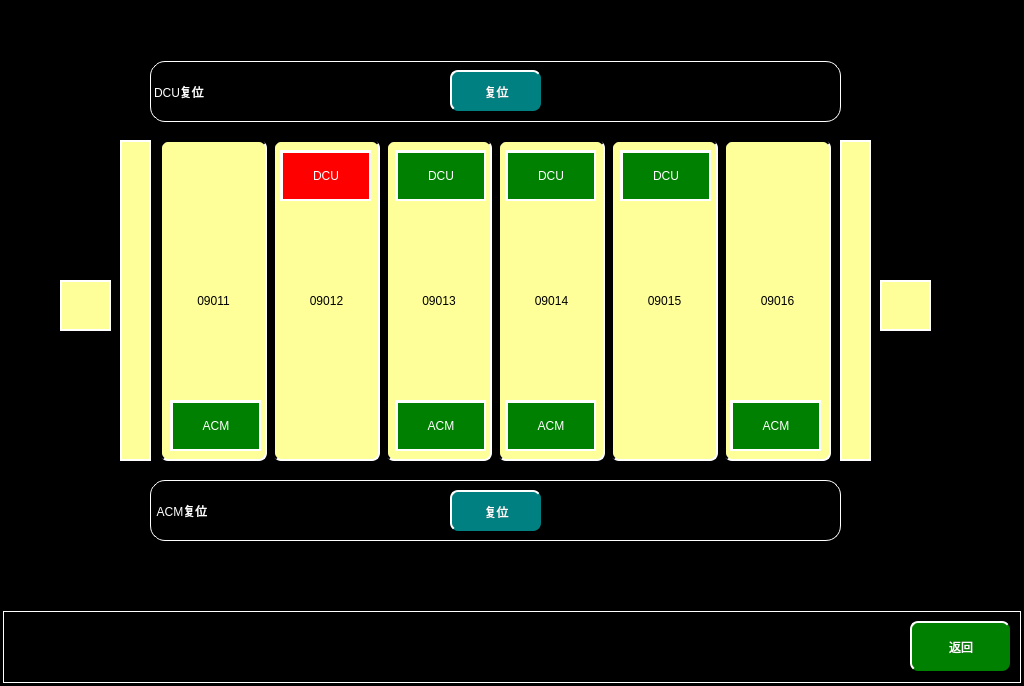
<?xml version="1.0" encoding="UTF-8"?>
<ui version="4.0">
 <class>VehicleResetPage</class>
 <widget class="QWidget" name="VehicleResetPage">
  <property name="geometry">
   <rect>
    <x>0</x>
    <y>0</y>
    <width>1024</width>
    <height>686</height>
   </rect>
  </property>
  <property name="windowTitle">
   <string>Form</string>
  </property>
  <property name="styleSheet">
   <string notr="true">QWidget
{
	background-color:black;
}
QLabel
{
font:24px  &quot;微软雅黑&quot;;
color:black;
border:2px solid white;
background-color:rgb(255,255,153);
}
QPushButton
{
	border-radius:8px;
font: 20px, &quot;微软雅黑&quot;;color: white;background-color: rgb(0, 128, 128);border-top: 2px solid white;border-left: 2px solid white;
}</string>
  </property>
  <widget class="QLabel" name="EBStateMP2lbl">
   <property name="geometry">
    <rect>
     <x>620</x>
     <y>150</y>
     <width>91</width>
     <height>51</height>
    </rect>
   </property>
   <property name="styleSheet">
    <string notr="true">color:white;
background-color:green;
border-left:3px solid white;
border-top:3px solid white;


</string>
   </property>
   <property name="text">
    <string>DCU</string>
   </property>
   <property name="alignment">
    <set>Qt::AlignCenter</set>
   </property>
  </widget>
  <widget class="QLabel" name="EBStateMP1lbl">
   <property name="geometry">
    <rect>
     <x>280</x>
     <y>150</y>
     <width>91</width>
     <height>51</height>
    </rect>
   </property>
   <property name="styleSheet">
    <string notr="true">color:white;
background-color:RED;
border-left:3px solid white;
border-top:3px solid white;


</string>
   </property>
   <property name="text">
    <string>DCU</string>
   </property>
   <property name="alignment">
    <set>Qt::AlignCenter</set>
   </property>
  </widget>
  <widget class="QLabel" name="ACMStateM2lbl">
   <property name="geometry">
    <rect>
     <x>505</x>
     <y>400</y>
     <width>91</width>
     <height>51</height>
    </rect>
   </property>
   <property name="styleSheet">
    <string notr="true">color:white;
background-color:green;
border-left:3px solid white;
border-top:3px solid white;


</string>
   </property>
   <property name="text">
    <string>ACM</string>
   </property>
   <property name="alignment">
    <set>Qt::AlignCenter</set>
   </property>
  </widget>
  <widget class="QLabel" name="label">
   <property name="geometry">
    <rect>
     <x>3</x>
     <y>611</y>
     <width>1018</width>
     <height>72</height>
    </rect>
   </property>
   <property name="styleSheet">
    <string notr="true">
background-color: rgb(0, 0, 0);

	border:1px solid white;
</string>
   </property>
   <property name="text">
    <string/>
   </property>
  </widget>
  <widget class="QLabel" name="DirectTC1lbl">
   <property name="geometry">
    <rect>
     <x>60</x>
     <y>280</y>
     <width>51</width>
     <height>51</height>
    </rect>
   </property>
   <property name="styleSheet">
    <string notr="true">border-image: url(:/images/images/TC1traingraphDirection.bmp);</string>
   </property>
   <property name="text">
    <string/>
   </property>
  </widget>
  <widget class="QPushButton" name="returnBtn">
   <property name="geometry">
    <rect>
     <x>910</x>
     <y>621</y>
     <width>100</width>
     <height>50</height>
    </rect>
   </property>
   <property name="focusPolicy">
    <enum>Qt::NoFocus</enum>
   </property>
   <property name="styleSheet">
    <string notr="true">QPushButton
{
	font: 20px, &quot;微软雅黑&quot;;
    color: white;
	background-color: rgb(0, 128, 0);
    border-top: 2px solid white;
	border-left: 2px solid white;

}</string>
   </property>
   <property name="text">
    <string>返回</string>
   </property>
  </widget>
  <widget class="QLabel" name="EBStateM1lbl">
   <property name="geometry">
    <rect>
     <x>395</x>
     <y>150</y>
     <width>91</width>
     <height>51</height>
    </rect>
   </property>
   <property name="styleSheet">
    <string notr="true">color:white;
background-color:green;
border-left:3px solid white;
border-top:3px solid white;


</string>
   </property>
   <property name="text">
    <string>DCU</string>
   </property>
   <property name="alignment">
    <set>Qt::AlignCenter</set>
   </property>
  </widget>
  <widget class="QLabel" name="label_2">
   <property name="geometry">
    <rect>
     <x>150</x>
     <y>61</y>
     <width>691</width>
     <height>61</height>
    </rect>
   </property>
   <property name="styleSheet">
    <string notr="true">background-color: rgb(0, 0, 0);
border:1px solid white;
border-radius:15px;
color:white;</string>
   </property>
   <property name="text">
    <string>DCU复位</string>
   </property>
  </widget>
  <widget class="QLabel" name="DirectTC2lbl">
   <property name="geometry">
    <rect>
     <x>880</x>
     <y>280</y>
     <width>51</width>
     <height>51</height>
    </rect>
   </property>
   <property name="styleSheet">
    <string notr="true">
border-image: url(:/images/images/TC2traingraphDirection.bmp);</string>
   </property>
   <property name="text">
    <string/>
   </property>
  </widget>
  <widget class="QLabel" name="CabTC1lbl">
   <property name="geometry">
    <rect>
     <x>120</x>
     <y>140</y>
     <width>31</width>
     <height>321</height>
    </rect>
   </property>
   <property name="styleSheet">
    <string notr="true">border-image: url(:/images/images/TC1traingraphKeynoact.bmp);</string>
   </property>
   <property name="text">
    <string/>
   </property>
  </widget>
  <widget class="QLabel" name="ACMStateTC1lbl">
   <property name="geometry">
    <rect>
     <x>170</x>
     <y>400</y>
     <width>91</width>
     <height>51</height>
    </rect>
   </property>
   <property name="styleSheet">
    <string notr="true">color:white;
background-color:green;
border-left:3px solid white;
border-top:3px solid white;


</string>
   </property>
   <property name="text">
    <string>ACM</string>
   </property>
   <property name="alignment">
    <set>Qt::AlignCenter</set>
   </property>
  </widget>
  <widget class="QLabel" name="ACMStateM1lbl">
   <property name="geometry">
    <rect>
     <x>395</x>
     <y>400</y>
     <width>91</width>
     <height>51</height>
    </rect>
   </property>
   <property name="styleSheet">
    <string notr="true">color:white;
background-color:green;
border-left:3px solid white;
border-top:3px solid white;


</string>
   </property>
   <property name="text">
    <string>ACM</string>
   </property>
   <property name="alignment">
    <set>Qt::AlignCenter</set>
   </property>
  </widget>
  <widget class="QLabel" name="label_3">
   <property name="geometry">
    <rect>
     <x>150</x>
     <y>480</y>
     <width>691</width>
     <height>61</height>
    </rect>
   </property>
   <property name="styleSheet">
    <string notr="true">background-color: rgb(0, 0, 0);
border:1px solid white;
border-radius:15px;
color:white;</string>
   </property>
   <property name="text">
    <string> ACM复位</string>
   </property>
  </widget>
  <widget class="QLabel" name="ACMStateTC2lbl">
   <property name="geometry">
    <rect>
     <x>730</x>
     <y>400</y>
     <width>91</width>
     <height>51</height>
    </rect>
   </property>
   <property name="styleSheet">
    <string notr="true">color:white;
background-color:green;
border-left:3px solid white;
border-top:3px solid white;


</string>
   </property>
   <property name="text">
    <string>ACM</string>
   </property>
   <property name="alignment">
    <set>Qt::AlignCenter</set>
   </property>
  </widget>
  <widget class="QLabel" name="EBStateM2lbl">
   <property name="geometry">
    <rect>
     <x>505</x>
     <y>150</y>
     <width>91</width>
     <height>51</height>
    </rect>
   </property>
   <property name="styleSheet">
    <string notr="true">color:white;
background-color:green;
border-left:3px solid white;
border-top:3px solid white;


</string>
   </property>
   <property name="text">
    <string>DCU</string>
   </property>
   <property name="alignment">
    <set>Qt::AlignCenter</set>
   </property>
  </widget>
  <widget class="QLabel" name="CabTC2lbl">
   <property name="geometry">
    <rect>
     <x>840</x>
     <y>140</y>
     <width>31</width>
     <height>321</height>
    </rect>
   </property>
   <property name="styleSheet">
    <string notr="true">border-image: url(:/images/images/TC2traingraphKeyact.bmp);
</string>
   </property>
   <property name="text">
    <string/>
   </property>
  </widget>
  <widget class="QPushButton" name="VVVFMP1Btn">
   <property name="geometry">
    <rect>
     <x>450</x>
     <y>70</y>
     <width>91</width>
     <height>41</height>
    </rect>
   </property>
   <property name="focusPolicy">
    <enum>Qt::NoFocus</enum>
   </property>
   <property name="styleSheet">
    <string notr="true"/>
   </property>
   <property name="text">
    <string>复位</string>
   </property>
  </widget>
  <widget class="QPushButton" name="ACMRESETTC1Btn">
   <property name="geometry">
    <rect>
     <x>450</x>
     <y>490</y>
     <width>91</width>
     <height>41</height>
    </rect>
   </property>
   <property name="focusPolicy">
    <enum>Qt::NoFocus</enum>
   </property>
   <property name="text">
    <string>复位</string>
   </property>
  </widget>
  <widget class="QWidget" name="layoutWidget">
   <property name="geometry">
    <rect>
     <x>160</x>
     <y>140</y>
     <width>671</width>
     <height>321</height>
    </rect>
   </property>
   <layout class="QGridLayout" name="gridLayout">
    <item row="0" column="0">
     <widget class="QPushButton" name="Train1Btn">
      <property name="sizePolicy">
       <sizepolicy hsizetype="Minimum" vsizetype="Preferred">
        <horstretch>0</horstretch>
        <verstretch>0</verstretch>
       </sizepolicy>
      </property>
      <property name="focusPolicy">
       <enum>Qt::NoFocus</enum>
      </property>
      <property name="whatsThis">
       <string>1</string>
      </property>
      <property name="styleSheet">
       <string notr="true">font: 24px, &quot;微软雅黑&quot;;color: black;background-color: rgb(255,255,153);border-top: 2px solid  rgb(0, 0, 0);border-left: 2px solid  rgb(0, 0, 0);border-bottom: 2px solid white;border-right: 2px solid white;
</string>
      </property>
      <property name="text">
       <string>09011</string>
      </property>
     </widget>
    </item>
    <item row="0" column="2">
     <widget class="QPushButton" name="Train3Btn">
      <property name="sizePolicy">
       <sizepolicy hsizetype="Minimum" vsizetype="Preferred">
        <horstretch>0</horstretch>
        <verstretch>0</verstretch>
       </sizepolicy>
      </property>
      <property name="focusPolicy">
       <enum>Qt::NoFocus</enum>
      </property>
      <property name="whatsThis">
       <string>3</string>
      </property>
      <property name="styleSheet">
       <string notr="true">font: 24px, &quot;微软雅黑&quot;;color: black;background-color: rgb(255,255,153);border-top: 2px solid  rgb(0, 0, 0);border-left: 2px solid  rgb(0, 0, 0);border-bottom: 2px solid white;border-right: 2px solid white;
</string>
      </property>
      <property name="text">
       <string>09013</string>
      </property>
     </widget>
    </item>
    <item row="0" column="3">
     <widget class="QPushButton" name="Train4Btn">
      <property name="sizePolicy">
       <sizepolicy hsizetype="Minimum" vsizetype="Preferred">
        <horstretch>0</horstretch>
        <verstretch>0</verstretch>
       </sizepolicy>
      </property>
      <property name="focusPolicy">
       <enum>Qt::NoFocus</enum>
      </property>
      <property name="whatsThis">
       <string>4</string>
      </property>
      <property name="styleSheet">
       <string notr="true">font: 24px, &quot;微软雅黑&quot;;color: black;background-color: rgb(255,255,153);border-top: 2px solid  rgb(0, 0, 0);border-left: 2px solid  rgb(0, 0, 0);border-bottom: 2px solid white;border-right: 2px solid white;
</string>
      </property>
      <property name="text">
       <string>09014</string>
      </property>
     </widget>
    </item>
    <item row="0" column="4">
     <widget class="QPushButton" name="Train5Btn">
      <property name="sizePolicy">
       <sizepolicy hsizetype="Minimum" vsizetype="Preferred">
        <horstretch>0</horstretch>
        <verstretch>0</verstretch>
       </sizepolicy>
      </property>
      <property name="focusPolicy">
       <enum>Qt::NoFocus</enum>
      </property>
      <property name="whatsThis">
       <string>5</string>
      </property>
      <property name="styleSheet">
       <string notr="true">font: 24px, &quot;微软雅黑&quot;;color: black;background-color: rgb(255,255,153);border-top: 2px solid  rgb(0, 0, 0);border-left: 2px solid  rgb(0, 0, 0);border-bottom: 2px solid white;border-right: 2px solid white;

</string>
      </property>
      <property name="text">
       <string>09015</string>
      </property>
     </widget>
    </item>
    <item row="0" column="5">
     <widget class="QPushButton" name="Train6Btn">
      <property name="sizePolicy">
       <sizepolicy hsizetype="Minimum" vsizetype="Preferred">
        <horstretch>0</horstretch>
        <verstretch>0</verstretch>
       </sizepolicy>
      </property>
      <property name="focusPolicy">
       <enum>Qt::NoFocus</enum>
      </property>
      <property name="whatsThis">
       <string>6</string>
      </property>
      <property name="styleSheet">
       <string notr="true">font: 24px, &quot;微软雅黑&quot;;color: black;background-color: rgb(255,255,153);border-top: 2px solid  rgb(0, 0, 0);border-left: 2px solid  rgb(0, 0, 0);border-bottom: 2px solid white;border-right: 2px solid white;
</string>
      </property>
      <property name="text">
       <string>09016</string>
      </property>
     </widget>
    </item>
    <item row="0" column="1">
     <widget class="QPushButton" name="Train2Btn">
      <property name="sizePolicy">
       <sizepolicy hsizetype="Minimum" vsizetype="Preferred">
        <horstretch>0</horstretch>
        <verstretch>0</verstretch>
       </sizepolicy>
      </property>
      <property name="focusPolicy">
       <enum>Qt::NoFocus</enum>
      </property>
      <property name="whatsThis">
       <string>2</string>
      </property>
      <property name="styleSheet">
       <string notr="true">font: 24px, &quot;微软雅黑&quot;;color: black;background-color: rgb(255,255,153);border-top: 2px solid  rgb(0, 0, 0);border-left: 2px solid  rgb(0, 0, 0);border-bottom: 2px solid white;border-right: 2px solid white;
</string>
      </property>
      <property name="text">
       <string>09012</string>
      </property>
     </widget>
    </item>
   </layout>
  </widget>
  <zorder>label</zorder>
  <zorder>DirectTC1lbl</zorder>
  <zorder>returnBtn</zorder>
  <zorder>label_2</zorder>
  <zorder>DirectTC2lbl</zorder>
  <zorder>CabTC1lbl</zorder>
  <zorder>label_3</zorder>
  <zorder>CabTC2lbl</zorder>
  <zorder>VVVFMP1Btn</zorder>
  <zorder>ACMRESETTC1Btn</zorder>
  <zorder>layoutWidget</zorder>
  <zorder>EBStateM2lbl</zorder>
  <zorder>EBStateMP2lbl</zorder>
  <zorder>EBStateM1lbl</zorder>
  <zorder>EBStateMP1lbl</zorder>
  <zorder>ACMStateTC2lbl</zorder>
  <zorder>ACMStateM1lbl</zorder>
  <zorder>ACMStateTC1lbl</zorder>
  <zorder>ACMStateM2lbl</zorder>
 </widget>
 <resources/>
 <connections/>
</ui>
